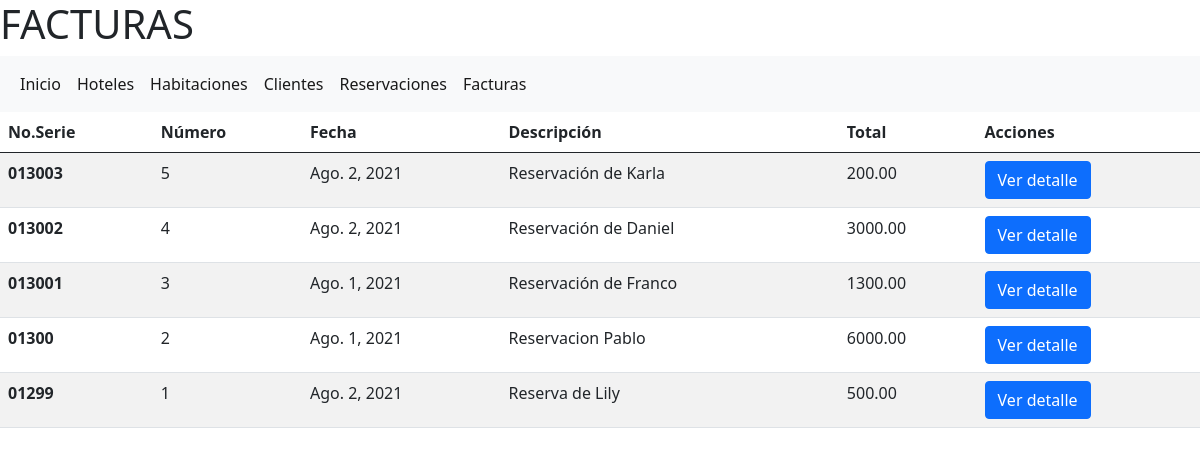
/facturas/ (signed in), run on an earlier commit of the app's database.
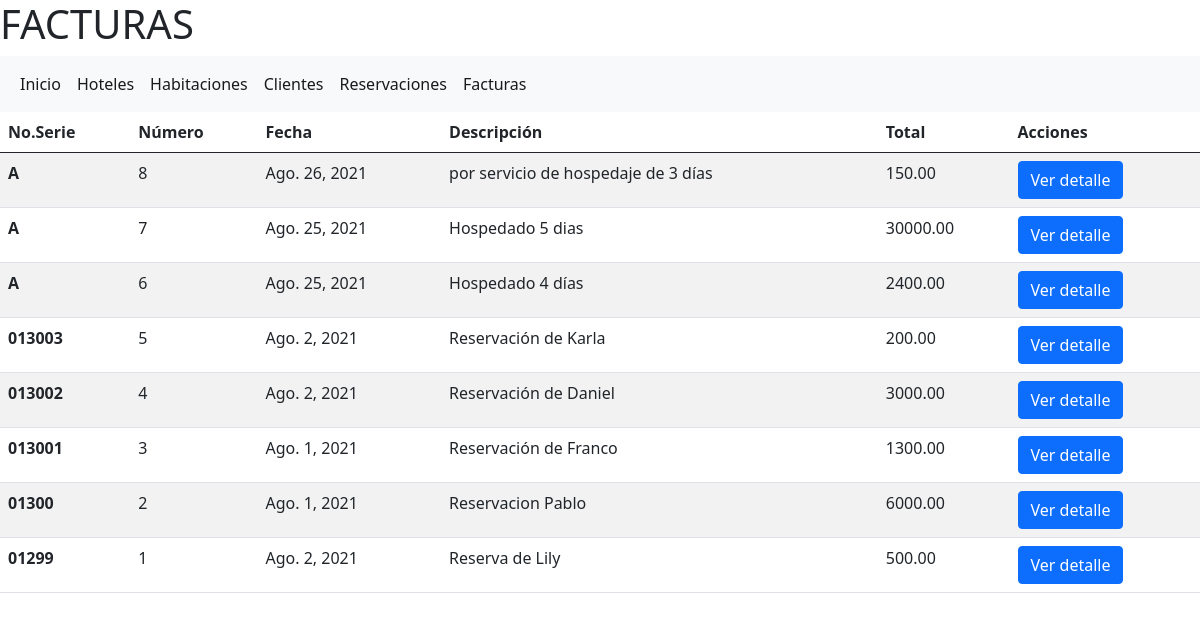
And on a later commit of the database.
### hotel/models.py (models this page shows, shortened)
class Factura(models.Model):
    identificador = models.AutoField(primary_key=True, verbose_name = 'Id')
    no_serie = models.CharField(max_length = 15, default= "A", blank = False, null = False, verbose_name = 'No. Serie')
    fecha = models.DateField(auto_now = False, auto_now_add = False, verbose_name = 'Fecha de la Factura')
    reservacion_id = models.ForeignKey(Reservacion, on_delete = models.PROTECT, verbose_name = 'Reservación')
    description = models.CharField(max_length = 500, null = False, verbose_name = 'Descripción')
    total = models.DecimalField(max_digits = 12, decimal_places = 2, verbose_name = 'Total')
    class Meta:
        verbose_name_plural = 'Facturas'

### hotel/views.py (the view)
# urls.py: path('facturas/', facturas, name = "facturas"),
@login_required(login_url = '/admin')
def facturas(request):
    titulo = 'FACTURAS'
    template = loader.get_template('facturas.html')
    lista_facturas = Factura.objects.select_related('reservacion_id').order_by('-identificador')
    if request.method == "GET":
        print("METODO GET")
    if request.method == "POST":
        print("METODO POST")
    context = {
        'titulo' : titulo,
        'lista_facturas' : lista_facturas,
    }
    return HttpResponse(template.render(context,request))

### hotel/models.py (called while the page is built)
    def __str__(self):
        return '{} {}'.format(self.nombre, self.apellido)

### hotel/templatetags/mis_filter.py (called while the page is built)
@register.filter
def habitacion(reservacion_id):
    habitacion = Detalle_Reservacion.objects.filter(reservacion_id = reservacion_id)
    numero_habitacion = 0
    for f in habitacion:
        numero_habitacion = f.habitacion_id.numero_habitacion
    return numero_habitacion

@register.filter
def fecha_ingreso(reservacion_id):
    fecha = Detalle_Reservacion.objects.filter(reservacion_id = reservacion_id)
    fecha_ingreso = ''
    for f in fecha:
        fecha_ingreso = f.fecha_ingreso
    return fecha_ingreso

@register.filter
def fecha_salida(reservacion_id):
    fecha = Detalle_Reservacion.objects.filter(reservacion_id = reservacion_id)
    fecha_salida = ''
    for f in fecha:
        fecha_salida = f.fecha_salida
    return fecha_salida

### templates/facturas.html (shortened to what this page needs)
<!doctype html>
{% load mis_filter %}
<html lang="en">
  <head>
    <link href="https://cdn.jsdelivr.net/npm/bootstrap@5.0.2/dist/css/bootstrap.min.css" rel="stylesheet">
  </head>
  <h1>{{titulo}}</h1>
  <nav class="navbar navbar-expand-lg navbar-light bg-light">
    <div class="container-fluid">
    <div class="collapse navbar-collapse" id="navbarNav">
        <ul class="navbar-nav">
          <li class="nav-item">
            <a class="nav-link active" aria-current="page" href="/">Inicio</a>
          </li>
          <li class="nav-item">
            <a class="nav-link active" aria-current="page" href="/hoteles">Hoteles</a>
          </li>
          <li class="nav-item">
            <a class="nav-link active" aria-current="page" href="/habitaciones">Habitaciones</a>
          </li>
          <li class="nav-item">
            <a class="nav-link active" aria-current="page" href="/clientes">Clientes</a>
          </li>
          <li class="nav-item">
            <a class="nav-link active" aria-current="page" href="/reservaciones">Reservaciones</a>
          </li>
          <li class="nav-item">
            <a class="nav-link active" aria-current="page" href="/facturas">Facturas</a>
          </li>
        </ul>
      </div>
    </div>
  </nav>
  <body>
    <table class="table table-striped">
      <thead>
        <tr>
          <th scope="col">No.Serie</th>
          <th scope="col">Número</th>
          <th scope="col">Fecha</th>
          <th scope="col">Descripción</th>
          <th scope="col">Total</th>
          <th scope="col">Acciones</th>
        </tr>
      </thead>
      <tbody>
        {% for f in lista_facturas %}
        <tr>
          <th scope="row">{{f.no_serie}}</th>
          <td>{{f.identificador}}</td>
          <td>{{f.fecha}}</td>
          <td>{{f.description}}</td>
          <td>{{f.total}}</td>
          <td>
            <button type="button" class="btn btn-primary" data-bs-toggle="modal" data-bs-target="#factura{{f.identificador}}">
              Ver detalle
          </button>
          </td>
        </tr>
        {% endfor %}
      </tbody>
    </table>
  </body>
</html>

What changed in the data, as far as the page shows it:
added Factura: no_serie "A", identificador "8", fecha "Ago. 26, 2021", description "por servicio de hospedaje de 3 días", total "150.00"
added Factura: no_serie "A", identificador "7", fecha "Ago. 25, 2021", description "Hospedado 5 dias", total "30000.00"
added Factura: no_serie "A", identificador "6", fecha "Ago. 25, 2021", description "Hospedado 4 días", total "2400.00"
